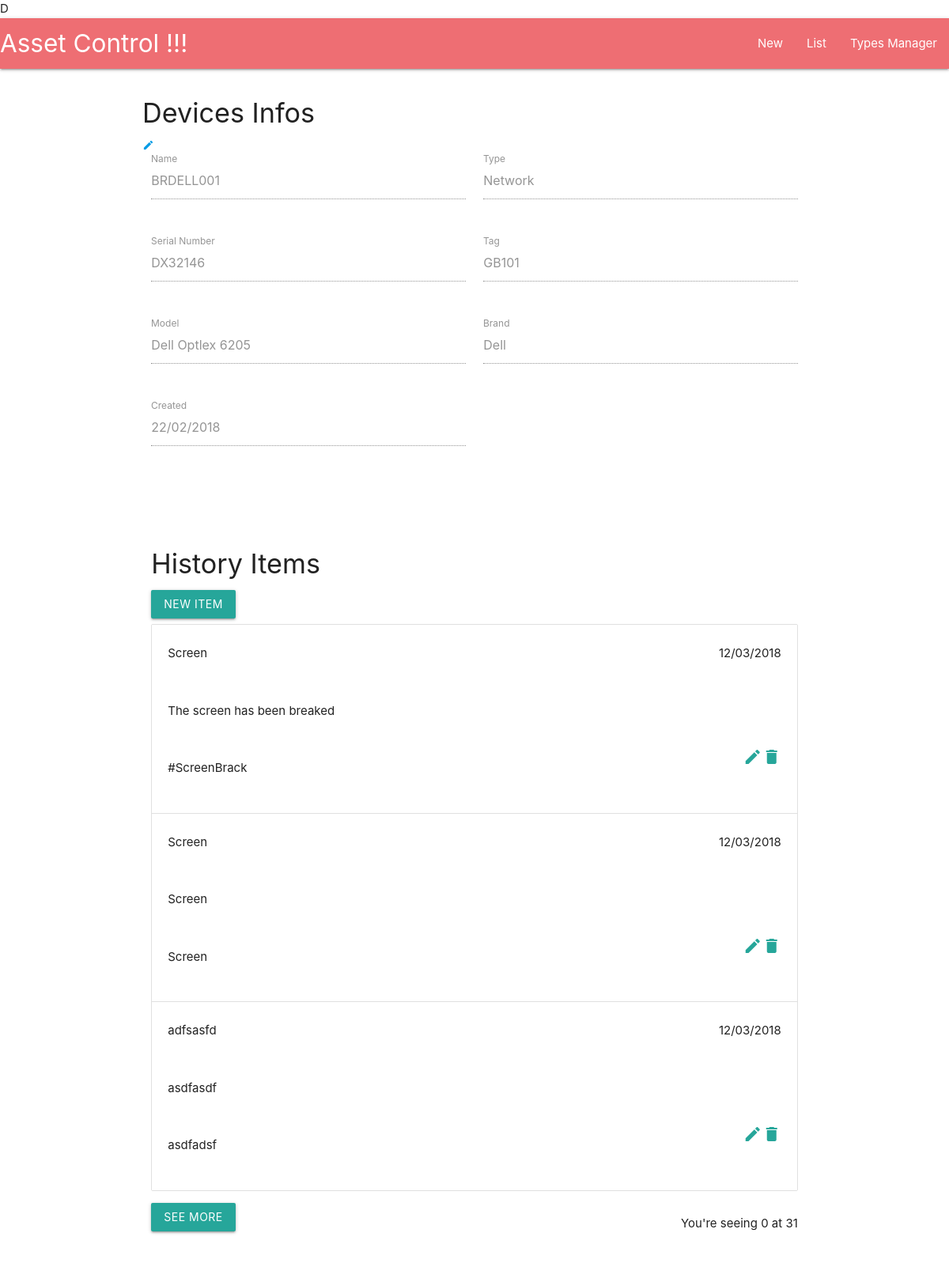
The app's page /devices/details/1/, older data.
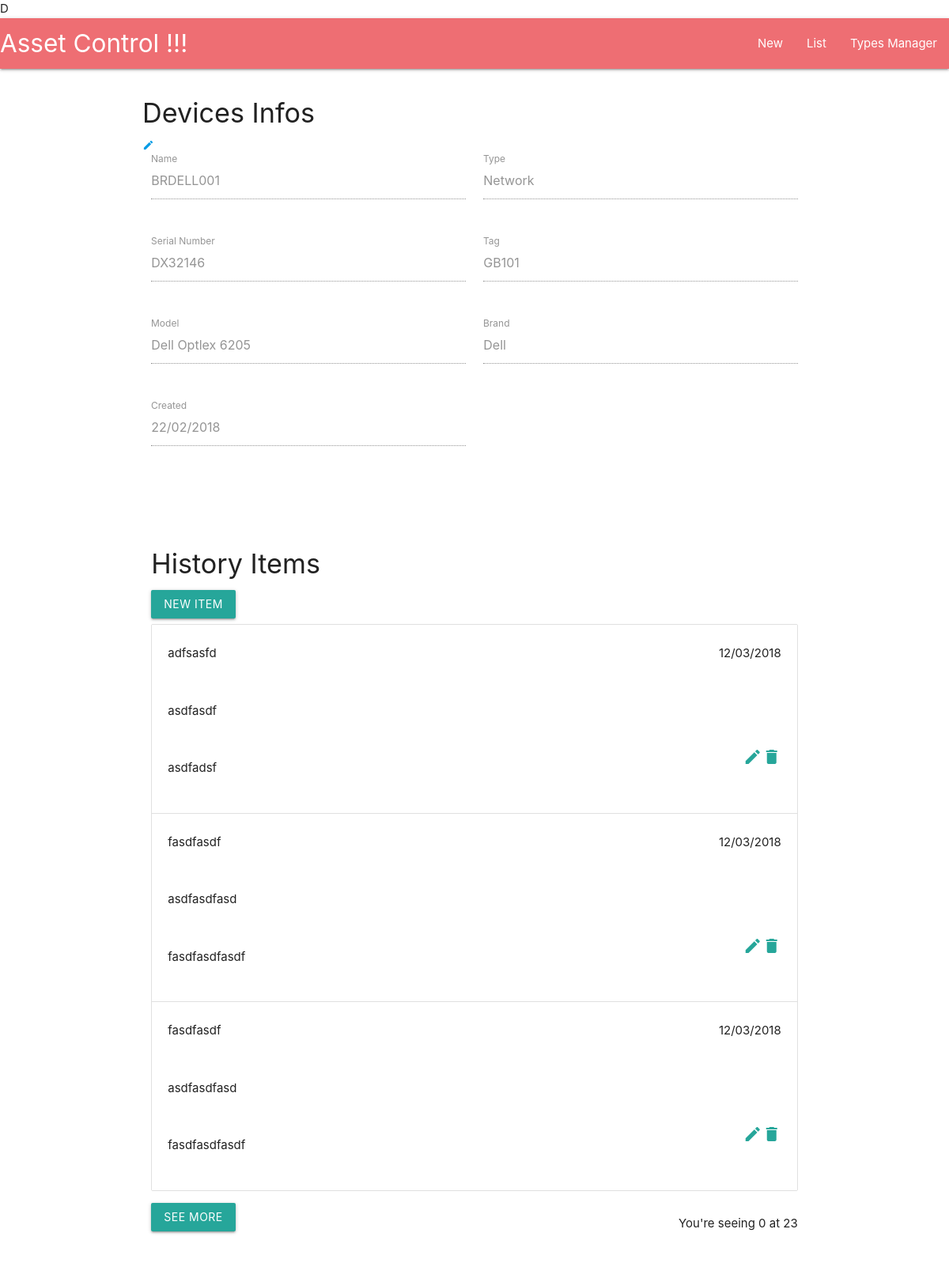
The same page, newer data.
### devices/models.py (models this page shows, shortened)
class HistoryItem(models.Model):
    device = models.ForeignKey(Device, on_delete=models.CASCADE, related_name='history_items')
    date = models.DateField(auto_created=True, auto_now_add=True)
    title = models.CharField(max_length=140, null=False)
    description = models.TextField(blank=False)
    keywords = models.CharField(max_length=150, null=False, blank=True)

class Device(models.Model):
    serial_number = models.CharField(max_length=40, null=False, blank=False)
    tag = models.CharField(max_length=20, null=False, blank=True)
    model = models.CharField(max_length=30, null=False, blank=False)
    brand = models.CharField(max_length=30, null=False, blank=False)
    name = models.CharField(max_length=40, null=False, blank=False)
    type = models.ForeignKey(Type, related_name='devices', null=False)
    created = models.DateField(auto_created=True, auto_now_add=True)

class Type(models.Model):
    name = models.CharField(max_length=40, null=False, blank=False)

### devices/views.py (the view)
# urls.py: url(r'^devices/details/(?P<pk>[0-9]+)/$', views.DeviceDetailView.as_view(), name='details'),
class DeviceDetailView(DetailView):
    model = Device
    template_name = 'devices/detail.html'
    context_object_name = 'device'
    def get_context_data(self, **kwargs):
        context = super(DeviceDetailView, self).get_context_data(**kwargs)
        max_items = self.request.GET.get("maxitems", None)
        if max_items is None:
            max_items = 3
        context['items_filtered'] = HistoryItem.objects.filter(device=self.object).order_by('-date')[:max_items]
        return context

### devices/templates/devices/detail.html (shortened to what the changed rows need)
D{% extends 'app/base.html' %}
{% load staticfiles %}
{% block content %}
<section class="section">
    <div class="row">
        <form class="col s12">
            <div class="row">
                <div class="input-field col s6">
                    <input type="text" value="{{device.name}}" id="name" disabled>
                    <label for="name">Name</label>
                </div>
                <div class="input-field col s6">
                    <input type="text" value="{{device.type.name}}" id="type" disabled>
                    <label for="type">Type</label>
                </div>
            </div>
            <div class="row">
                <div class="input-field col s6">
                    <input type="text" value="{{device.serial_number}}" id="serial" disabled>
                    <label for="serial">Serial Number</label>
                </div>
                <div class="input-field col s6">
                    <input type="text" value="{{device.tag}}" id="tag" disabled>
                    <label for="tag">Tag</label>
                </div>
            </div>
            <div class="row">
                <div class="input-field col s6">
                    <input type="text" value="{{device.model}}" id="model" disabled>
                    <label for="model">Model</label>
                </div>
                <div class="input-field col s6">
                    <input type="text" value="{{device.brand}}" id="brand" disabled>
                    <label for="brand">Brand</label>
                </div>
            </div>
            <div class="row">
                <div class="input-field col s6">
                    <input type="text" value="{{device.created|date:'d/m/Y'}}" id="created" disabled>
                    <label for="created">Created</label>
                </div>
            </div>
        </form>
    </div>
</section>
<section class="section">
        <div class="row">
        <div class="col s12">
            <ul class="collection" id="history-items">
                {% for item in items_filtered|dictsortreversed:"date" %}
                    <li class="collection-item">
                        <div class="row">
                                <div class="col s10">
                                        <p class="title">{{item.title}}</p>
                                </div>
                                <div class="col s2">
                                        <p class="right-align">{{item.date|date:'d/m/Y'}}</p>
                                </div>
                        </div>
                        <div class="row">
                            <div class="col s12">
                                <p class="description">{{item.description}}</p>
                            </div>
                        </div>
                        <div class="row">
                            <div class="col s10">
                                <p class="keywords">{{item.keywords}}</p>
                            </div>
                            <div class="col s2">
                                <a href="{{ item.pk }}" class="btn-delete secondary-content"><i class="material-icons">delete</i></a>
                                <a href="{% url 'devices:item-details' item.pk %}" class="btn-edit secondary-content"><i class="material-icons">mode_edit</i></a>
                            </div
                        </div>
                    </li>
                {% endfor %}
            </ul>
            <div class="row">
                <div class="col s6">
                    <p class="right-align items-size-label">
                        You're seeing <span id="current-items-size">0</span> at <span id="total-items">{{ device.history_items.count }}</span>
                    </p>
                </div>
            </div>
        </div>
    </div>
</section>
{% endblock %}
{% block extras %}
    {% load staticfiles %}
{% endblock %}

Row changes from the older to the newer data that the page shows:
removed HistoryItem: title "Screen", date "12/03/2018", description "The screen has been breaked", keywords "#ScreenBrack"
removed HistoryItem: title "Screen", date "12/03/2018", description "Screen", keywords "Screen"
computed for Device "BRDELL001": history_items.count "31" → "23"
now on this page (row unchanged): HistoryItem: title "fasdfasdf", date "12/03/2018", description "asdfasdfasd", keywords "fasdfasdfasdf"
now on this page (row unchanged): HistoryItem: title "fasdfasdf", date "12/03/2018", description "asdfasdfasd", keywords "fasdfasdfasdf"
